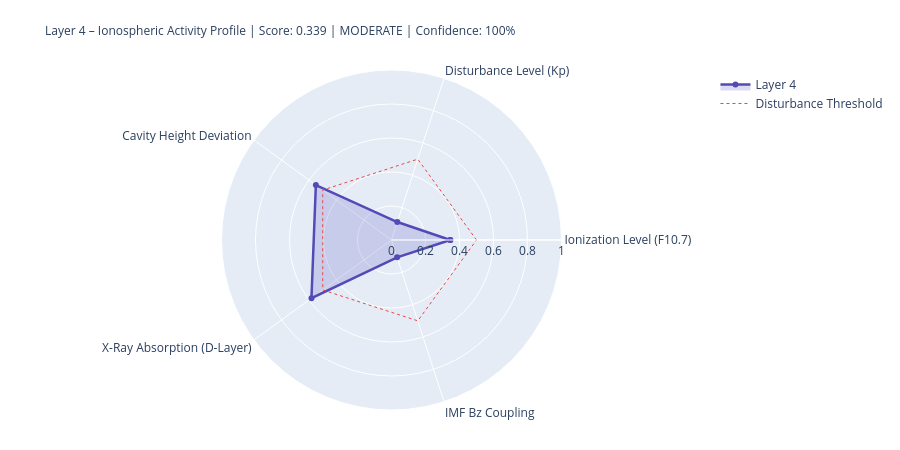

The notebook cell this image was saved under:
### Markdown cell above
---
## 4. State Assessment & Handoff to Layer 5

### Code cell
# ============================================================
# LAYER-4-SCORE
# ============================================================

COMPONENTS = {
    'Ionization Level (F10.7)':    {'score': ioniz,       'source': 'primary' if f107_now else 'from_layer0', 'dynamic': True},
    'Disturbance Level (Kp)':          {'score': disturb,     'source': 'primary' if kp_now   else 'from_layer0', 'dynamic': True},
    'Cavity Height Deviation':    {'score': h_dev,       'source': 'derived',                                'dynamic': True},
    'X-Ray Absorption (D-Layer)':{'score': xray_ioniz,  'source': 'primary' if xray_now else 'missing',     'dynamic': True},
    'IMF Bz Coupling':             {'score': bz_coupling, 'source': 'primary' if bz_now   else 'from_layer0', 'dynamic': True},
}

available    = {k: v['score'] for k, v in COMPONENTS.items() if v['score'] is not None}
unavailable  = [k for k, v in COMPONENTS.items() if v['score'] is None]
layer4_score = round(sum(available.values()) / len(available), 4) if available else None
confidence   = round(len(available) / len(COMPONENTS), 2)
level = ('unknown' if layer4_score is None
         else 'quiet'   if layer4_score < 0.3
         else 'moderate' if layer4_score < 0.6
         else 'active')
dominant_l4 = max(available, key=available.get) if available else 'none'

# Resonance delta for Schumann SR-1
sr1_ref = schumann_freq(1, 80.0)
sr1_now = schumann_freq(1, h_eff)
sr1_delta_mhz = (sr1_now - sr1_ref) * 1000

# Propagation conditions
prop_cond = ('disturbed'   if kp_val > 4
             else 'unsettled' if kp_val > 2
             else 'normal')
if xray_class in ['X', 'M']:
    prop_cond = 'Radio-Blackout moeglich'

W = 68
print('=' * W)
print('LAYER 4 – IONOSPHERE – STATE ASSESSMENT')
print('=' * W)
for name, comp in COMPONENTS.items():
    s = comp['score']
    if s is not None:
        bar = '█' * int(s * 20) + '░' * (20 - int(s * 20))
        print(f'  {name:<36} {bar}  {s:.3f}  [{comp["source"]}]')
    else:
        print(f'  {name:<36} {"─" * 20}  n/a   [missing]')
print('-' * W)
print(f'  Score:          {layer4_score:.3f}  ({len(available)}/{len(COMPONENTS)} components)')
print(f'  Confidence:     {confidence:.0%}')
print(f'  Level:          {level.upper()}')
print(f'  Dominant:       {dominant_l4}')
print(f'  Cavity height:  {h_eff:.1f} km  (Ref: 80.0 km)')
print(f'  SR-1:           {sr1_now:.3f} Hz  (Δ {sr1_delta_mhz:+.1f} mHz vs. ref)')
print(f'  Propagation:    {prop_cond}')
print(f'  X-Ray:          {xray_class}-class  ({xray_now:.2e} W/m²)' if xray_now else '  X-Ray:          n/a')
print('=' * W)

# Radar
cats   = list(available.keys())
vals_r = list(available.values())
if len(cats) >= 3:
    fig = go.Figure()
    fig.add_trace(go.Scatterpolar(
        r=vals_r + [vals_r[0]], theta=cats + [cats[0]],
        fill='toself', fillcolor='rgba(83,74,183,0.20)',
        line=dict(color='#534AB7', width=2.5), name='Layer 4'
    ))
    fig.add_trace(go.Scatterpolar(
        r=[0.5] * (len(cats)+1), theta=cats + [cats[0]],
        line=dict(color='#E24B4A', dash='dot', width=1),
        mode='lines', name='Disturbance Threshold'
    ))
    fig.update_layout(
        title=dict(
            text=f'Layer 4 – Ionospheric Activity Profile | Score: {layer4_score:.3f} | {level.upper()} | Confidence: {confidence:.0%}',
            font=dict(size=12)
        ),
        polar=dict(radialaxis=dict(visible=True, range=[0, 1])),
        height=450, showlegend=True,
        margin=dict(l=80, r=80, t=70, b=40)
    )
    fig.show()

### Figure 1 — Plotly figure (JSON) as saved in the notebook; plotly's stock layout.template omitted (floating-point values rounded to 4 significant figures)
{"data": [{"fill": "toself", "fillcolor": "rgba(83,74,183,0.20)", "line": {"color": "#534AB7", "width": 2.5}, "name": "Layer 4", "r": [0.346, 0.111, 0.55, 0.582, 0.107, 0.346], "theta": ["Ionization Level (F10.7)", "Disturbance Level (Kp)", "Cavity Height Deviation", "X-Ray Absorption (D-Layer)", "IMF Bz Coupling", "Ionization Level (F10.7)"], "type": "scatterpolar"}, {"line": {"color": "#E24B4A", "dash": "dot", "width": 1}, "mode": "lines", "name": "Disturbance Threshold", "r": [0.5, 0.5, 0.5, 0.5, 0.5, 0.5], "theta": ["Ionization Level (F10.7)", "Disturbance Level (Kp)", "Cavity Height Deviation", "X-Ray Absorption (D-Layer)", "IMF Bz Coupling", "Ionization Level (F10.7)"], "type": "scatterpolar"}], "layout": {"height": 450, "margin": {"b": 40, "l": 80, "r": 80, "t": 70}, "polar": {"radialaxis": {"range": [0, 1], "visible": true}}, "showlegend": true, "title": {"font": {"size": 12}, "text": "Layer 4 – Ionospheric Activity Profile | Score: 0.339 | MODERATE | Confidence: 100%"}}}
